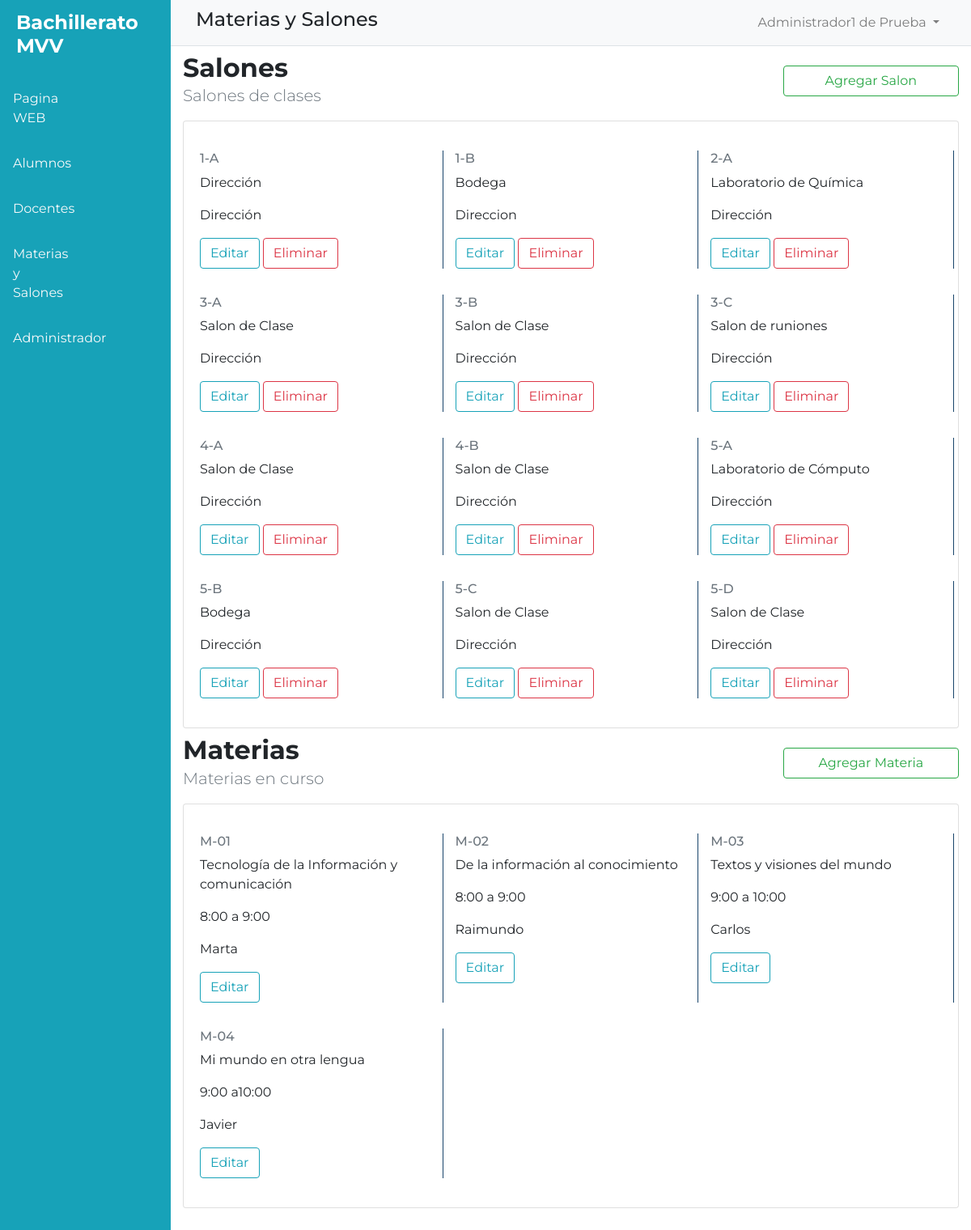
/portal-administrativo-materias.php (signed in), run on the app's committed database.
### tables this page shows
CREATE TABLE `salones` (
  `nombre` varchar(45) NOT NULL,
  `descripcion` varchar(45) DEFAULT NULL,
  `responsable` varchar(45) DEFAULT NULL
);

CREATE TABLE `materias` (
  `clave` varchar(45) NOT NULL,
  `nombre` varchar(45) DEFAULT NULL,
  `hora` varchar(45) DEFAULT NULL,
  `semestre` varchar(45) NOT NULL,
  `docente` varchar(45) DEFAULT NULL,
  `salon` varchar(45) DEFAULT NULL
);

### portal-administrativo-materias.php (the view, shortened to what this page needs)
<?php include "TEMPLETES/dashboard-admin.php";
?>
      <div class="w-100">
        <nav class="navbar navbar-expand-lg navbar-light bg-light border-bottom">
          <div class="container">
          <h4>Materias y Salones</h4>
          <div class="collapse navbar-collapse" id="navbarSupportedContent">
            <ul class="navbar-nav ml-auto">
              <li class="nav-item dropdown ml-4">
                <a class="nav-link dropdown-toggle" href="#" id="navbarDropdown" role="button" data-toggle="dropdown" aria-haspopup="true" aria-expanded="false">
                <?php
                  echo $_SESSION["nombre"] ," ", $_SESSION["apellidop"]," ", $_SESSION["apellidom"];
                ?>
                </a>
              </li>
            </ul>
          </div>
          </div>
        </nav>
        <div id="content">
            <section>
            <div class="container mt-2">
              <div class="row">
                <div class="col-lg-9">
                  <h2 class="font-weight-bold mb-0">Salones</h2>
                  <p class="lead text-muted">Salones de clases</p>
                </div>
                <div class="col-lg-3 mt-3">
                  <a href="./crear-salon.php"><button class="btn btn-outline-success w-100 aling-self-center">Agregar Salon</button></a>
                </div>
              </div>
            </div>
          </section>
          <section>
            <div class="container">
              <div class="card">
                <div class="card-body">
                  <div class="row">
                    <?php
                      include "CONF/conexion.php";
                      $sql=$conexion->query("SELECT * FROM salones ");
                      while($datos = $sql->fetch_object()){?>
                      <div class="col-lg-4 stat my-3">
                        <h6 class="text-muted"><?= $datos->nombre ?></h6>
                         <p><?= $datos->descripcion ?></p>
                         <p><?= $datos->responsable ?></p>
                         <a href="./editar-salon.php?nombre=<?= $datos->nombre ?>"><button class="btn btn-outline-info">Editar</button></a>
                         <a  onclick="return eliminar()"  href="./portal-administrativo-materias.php?nombre=<?= $datos->nombre ?>"><button class="btn btn-outline-danger">Eliminar</button></a>
                      </div>
                      <?php
                      }
                      ?>
                  </div>
                </div>
              </div>
            </div>
          </section>
           <section>
            <div class="container mt-2">
              <div class="row">
                <div class="col-lg-9">
                  <h2 class="font-weight-bold mb-0">Materias</h2>
                  <p class="lead text-muted">Materias en curso</p>
                </div>
                <div class="col-lg-3 mt-3">
                  <a href="./crear-materia.php"><button class="btn btn-outline-success w-100 aling-self-center">Agregar Materia</button></a>
                </div>
              </div>
            </div>
          </section>
          <section>
            <div class="container">
              <div class="card">
                <div class="card-body">
                  <div class="row">
                    <?php
                      include "CONF/conexion.php";
                      $sql2=$conexion->query("SELECT * FROM materias ");
                      while($datos = $sql2->fetch_object()){?>
                      <div class="col-lg-4 stat my-3">
                        <h6 class="text-muted"><?= $datos->clave ?></h6>
                         <p><?= $datos->nombre ?></p>
                         <p><?= $datos->hora ?></p>
                         <p><?= $datos->docente ?></p>
                         <a href="./editar-materia.php?clave=<?= $datos->clave ?>"><button class="btn btn-outline-info">Editar</button></a>
                      </div>
                      <?php
                      }
                      ?>
                  </div>
                </div>
              </div>
            </div>
          </section>
        </div>
      </div>
<?php include "TEMPLETES/pie-dashboard-admin.php";?>

### CSS/estilo-portal-admin.css (style rules this page uses)
:root { --color1: #F8F1F1; --color2: #11698E; --color3: #19456B; --color4: #7B113A; --color5: black; }
body { font-family: 'Montserrat','Roboto',sans-serif !important; overflow: hidden; }
#content { overflow-y: auto; height: 100vh; padding-bottom: 5rem; }
.stat { border-right: 1px solid var(--color3) ; }

### data on the page
salones: nombre "1-A", descripcion "Dirección", responsable "Dirección"
salones: nombre "1-B", descripcion "Bodega", responsable "Direccion"
salones: nombre "2-A", descripcion "Laboratorio de Química", responsable "Dirección"
salones: nombre "3-A", descripcion "Salon de Clase", responsable "Dirección"
salones: nombre "3-B", descripcion "Salon de Clase", responsable "Dirección"
salones: nombre "3-C", descripcion "Salon de runiones", responsable "Dirección"
salones: nombre "4-A", descripcion "Salon de Clase", responsable "Dirección"
salones: nombre "4-B", descripcion "Salon de Clase", responsable "Dirección"
salones: nombre "5-A", descripcion "Laboratorio de Cómputo", responsable "Dirección"
salones: nombre "5-B", descripcion "Bodega", responsable "Dirección"
salones: nombre "5-C", descripcion "Salon de Clase", responsable "Dirección"
salones: nombre "5-D", descripcion "Salon de Clase", responsable "Dirección"
materias: clave "M-01", nombre "Tecnología de la Información y comunicación", hora "8:00 a 9:00", docente "Marta"
materias: clave "M-02", nombre "De la información al conocimiento", hora "8:00 a 9:00", docente "Raimundo"
materias: clave "M-03", nombre "Textos y visiones del mundo", hora "9:00 a 10:00", docente "Carlos"
materias: clave "M-04", nombre "Mi mundo en otra lengua", hora "9:00 a10:00", docente "Javier"

### other printed values
$_SESSION["nombre"] "Administrador1"
$_SESSION["apellidop"] "de"
$_SESSION["apellidom"] "Prueba"
